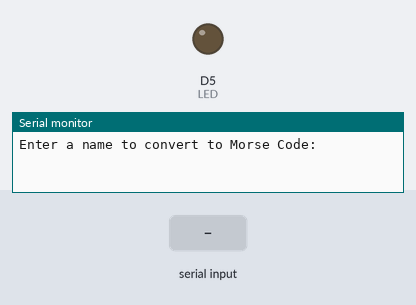
This sketch was run on a simulated ESP8266 (NodeMCU). Shown: output pins drawn as LEDs (lit = HIGH), the last lines printed to the serial monitor. The inputs (shaded band) are chosen by the test bench.

Above: at 1.2 s.
1.3 s: "1\n" received over Serial
At 2.1 s:
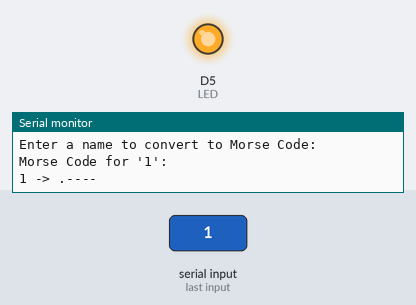
4.3 s: "0\n" received over Serial
Timing chart, 0 to 10.8 s (numbered marks = the images above; inputs shaded):
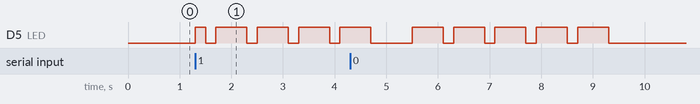

Measured:
- after the input at 1.3 s, D5 (LED): LOW → HIGH at once, then repeats every 0.80 s: LOW 0.20 s, HIGH 0.60 s

The sketch:

morsecodename.ino
```cpp
#include <ESP8266WiFi.h>

#define LED D5

void blinkMorse(String text);
void dot();
void dash();
void space();

struct MorseCode {
  char letter;
  const char* code;
};

MorseCode morseTable[] = {
  {'A', ".-"},   {'B', "-..."}, {'C', "-.-."}, {'D', "-.."},  {'E', "."},
  {'F', "..-."}, {'G', "--."},  {'H', "...."}, {'I', ".."},   {'J', ".---"},
  {'K', "-.-"},  {'L', ".-.."}, {'M', "--"},   {'N', "-."},   {'O', "---"},
  {'P', ".--."}, {'Q', "--.-"}, {'R', ".-."},  {'S', "..."},  {'T', "-"},
  {'U', "..-"},  {'V', "...-"}, {'W', ".--"},  {'X', "-..-"}, {'Y', "-.--"},
  {'Z', "--.."}, {'1', ".----"}, {'2', "..---"}, {'3', "...--"}, {'4', "....-"},
  {'5', "....."}, {'6', "-...."}, {'7', "--..."}, {'8', "---.."}, {'9', "----."},
  {'0', "-----"}
};

void setup() {
  pinMode(LED, OUTPUT);
  Serial.begin(115200);

  Serial.println("Enter a name to convert to Morse Code:");
}

void loop() {
  if (Serial.available()) {
    String input = Serial.readStringUntil('\n');
    input.trim();

    Serial.print("Morse Code for '");
    Serial.print(input);
    Serial.println("':");

    blinkMorse(input);
  }
}

void blinkMorse(String text) {
  for (int i = 0; i < text.length(); i++) {
    char upperChar = toupper(text[i]);

    if (upperChar == ' ') {
      space();
      continue;
    }

    for (MorseCode mc : morseTable) {
      if (mc.letter == upperChar) {
        Serial.print(upperChar);
        Serial.print(" -> ");
        Serial.println(mc.code);


        const char* morse = mc.code;
        while (*morse) {
          if (*morse == '.') {
            dot();
          } else if (*morse == '-') {
            dash();
          }
          morse++;
        }
        space();
        break;
      }
    }
  }
}

void dot() {
  digitalWrite(LED, HIGH);
  delay(200);
  digitalWrite(LED, LOW);
  delay(200);
}

void dash() {
  digitalWrite(LED, HIGH);
  delay(600);
  digitalWrite(LED, LOW);
  delay(200);
}

void space() {
  delay(600);
}
```
